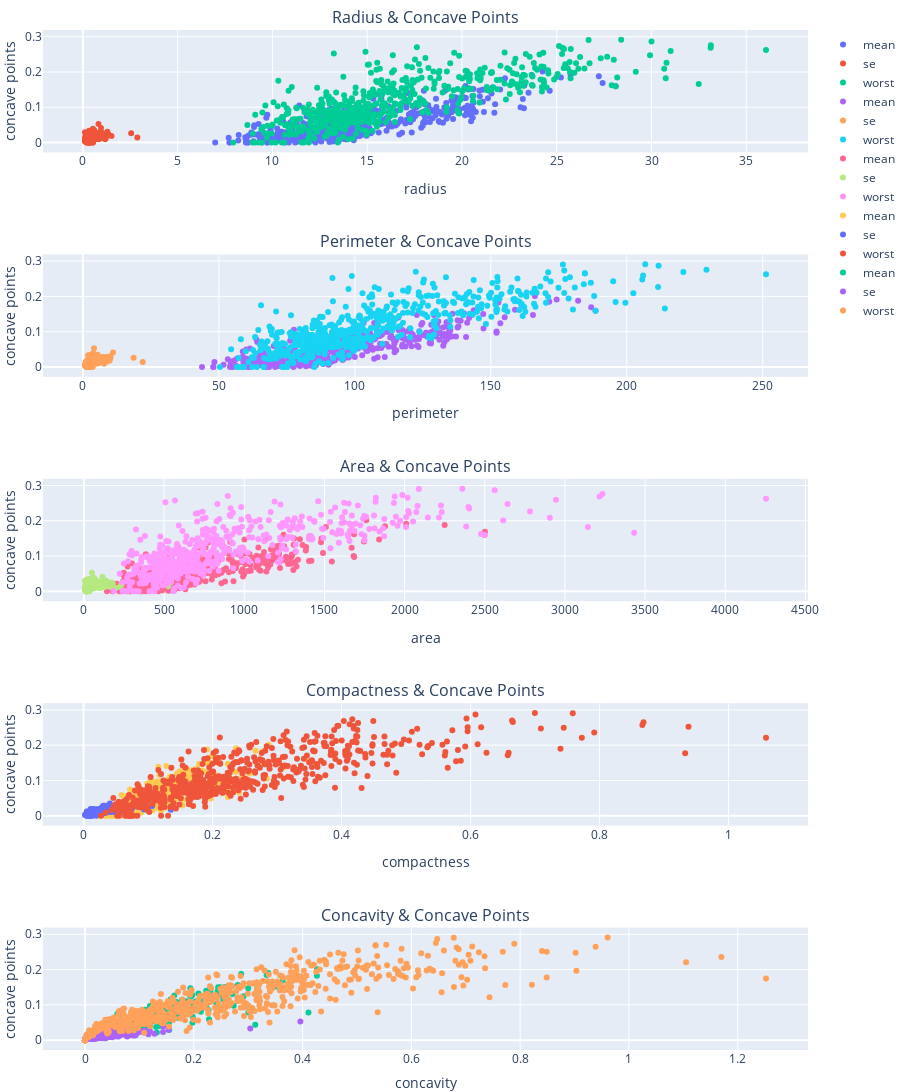

The cell this chart's notebook holds for it:
### Code cell
cols = ["radius", "perimeter", "area", "compactness", "concavity"]

fig = make_subplots(rows=5, cols=1, 
                    subplot_titles=[ "Radius & Concave Points",
                                     "Perimeter & Concave Points",
                                     "Area & Concave Points",
                                     "Compactness & Concave Points",
                                     "Concavity & Concave Points",
                                    ])
    
for i in range(len(cols)):
    
    fig.update_layout(
    width=900,
    height=1600,
    margin=dict(
                l=40,
                r=40,
                t=30,
                b=0,
            )
    )
    
    fig.update_xaxes(title_text=cols[i], row=i+1, col=1)
    fig.update_yaxes(title_text="concave points", row=i+1, col=1)
    
    fig.add_trace(go.Scatter(x=df_data[cols[i]+"_"+fields[0]],
                             y=df_data["concave points"+"_"+fields[0]], 
                             mode="markers", 
                             name="mean",
                             ),
                  row=i+1,
                  col=1,
                 )

    fig.add_trace(go.Scatter(x=df_data[cols[i]+"_"+fields[1]], 
                             y=df_data["concave points"+"_"+fields[1]], 
                             mode="markers", 
                             name="se",
                             ),
                 
                  row=i+1,
                  col=1,
                 )

    fig.add_trace(go.Scatter(x=df_data[cols[i]+"_"+fields[2]], 
                             y=df_data["concave points"+"_"+fields[2]], 
                             mode="markers", 
                             name="worst",
                            ),
                 
                  row=i+1,
                  col=1,
                 )
                             
fig.show()

### Figure 1 — Plotly figure (JSON) as saved in the notebook; plotly's stock layout.template omitted (floating-point values rounded to 4 significant figures; data arrays with more than 128 entries replaced by an {"elided": "..."} marker saying what was removed)
{"data": [{"mode": "markers", "name": "mean", "type": "scatter", "x": {"elided": "569 float values"}, "xaxis": "x", "y": {"elided": "569 float values"}, "yaxis": "y"}, {"mode": "markers", "name": "se", "type": "scatter", "x": {"elided": "569 float values"}, "xaxis": "x", "y": {"elided": "569 float values"}, "yaxis": "y"}, {"mode": "markers", "name": "worst", "type": "scatter", "x": {"elided": "569 float values"}, "xaxis": "x", "y": {"elided": "569 float values"}, "yaxis": "y"}, {"mode": "markers", "name": "mean", "type": "scatter", "x": {"elided": "569 float values"}, "xaxis": "x2", "y": {"elided": "569 float values"}, "yaxis": "y2"}, {"mode": "markers", "name": "se", "type": "scatter", "x": {"elided": "569 float values"}, "xaxis": "x2", "y": {"elided": "569 float values"}, "yaxis": "y2"}, {"mode": "markers", "name": "worst", "type": "scatter", "x": {"elided": "569 float values"}, "xaxis": "x2", "y": {"elided": "569 float values"}, "yaxis": "y2"}, {"mode": "markers", "name": "mean", "type": "scatter", "x": {"elided": "569 float values"}, "xaxis": "x3", "y": {"elided": "569 float values"}, "yaxis": "y3"}, {"mode": "markers", "name": "se", "type": "scatter", "x": {"elided": "569 float values"}, "xaxis": "x3", "y": {"elided": "569 float values"}, "yaxis": "y3"}, {"mode": "markers", "name": "worst", "type": "scatter", "x": {"elided": "569 float values"}, "xaxis": "x3", "y": {"elided": "569 float values"}, "yaxis": "y3"}, {"mode": "markers", "name": "mean", "type": "scatter", "x": {"elided": "569 float values"}, "xaxis": "x4", "y": {"elided": "569 float values"}, "yaxis": "y4"}, {"mode": "markers", "name": "se", "type": "scatter", "x": {"elided": "569 float values"}, "xaxis": "x4", "y": {"elided": "569 float values"}, "yaxis": "y4"}, {"mode": "markers", "name": "worst", "type": "scatter", "x": {"elided": "569 float values"}, "xaxis": "x4", "y": {"elided": "569 float values"}, "yaxis": "y4"}, {"mode": "markers", "name": "mean", "type": "scatter", "x": {"elided": "569 float values"}, "xaxis": "x5", "y": {"elided": "569 float values"}, "yaxis": "y5"}, {"mode": "markers", "name": "se", "type": "scatter", "x": {"elided": "569 float values"}, "xaxis": "x5", "y": {"elided": "569 float values"}, "yaxis": "y5"}, {"mode": "markers", "name": "worst", "type": "scatter", "x": {"elided": "569 float values"}, "xaxis": "x5", "y": {"elided": "569 float values"}, "yaxis": "y5"}], "layout": {"annotations": [{"font": {"size": 16}, "showarrow": false, "text": "Radius & Concave Points", "x": 0.5, "xanchor": "center", "xref": "paper", "y": 1, "yanchor": "bottom", "yref": "paper"}, {"font": {"size": 16}, "showarrow": false, "text": "Perimeter & Concave Points", "x": 0.5, "xanchor": "center", "xref": "paper", "y": 0.78, "yanchor": "bottom", "yref": "paper"}, {"font": {"size": 16}, "showarrow": false, "text": "Area & Concave Points", "x": 0.5, "xanchor": "center", "xref": "paper", "y": 0.56, "yanchor": "bottom", "yref": "paper"}, {"font": {"size": 16}, "showarrow": false, "text": "Compactness & Concave Points", "x": 0.5, "xanchor": "center", "xref": "paper", "y": 0.34, "yanchor": "bottom", "yref": "paper"}, {"font": {"size": 16}, "showarrow": false, "text": "Concavity & Concave Points", "x": 0.5, "xanchor": "center", "xref": "paper", "y": 0.12, "yanchor": "bottom", "yref": "paper"}], "height": 1600, "margin": {"b": 0, "l": 40, "r": 40, "t": 30}, "width": 900, "xaxis": {"anchor": "y", "domain": [0, 1], "title": {"text": "radius"}}, "xaxis2": {"anchor": "y2", "domain": [0, 1], "title": {"text": "perimeter"}}, "xaxis3": {"anchor": "y3", "domain": [0, 1], "title": {"text": "area"}}, "xaxis4": {"anchor": "y4", "domain": [0, 1], "title": {"text": "compactness"}}, "xaxis5": {"anchor": "y5", "domain": [0, 1], "title": {"text": "concavity"}}, "yaxis": {"anchor": "x", "domain": [0.88, 1], "title": {"text": "concave points"}}, "yaxis2": {"anchor": "x2", "domain": [0.66, 0.78], "title": {"text": "concave points"}}, "yaxis3": {"anchor": "x3", "domain": [0.44, 0.56], "title": {"text": "concave points"}}, "yaxis4": {"anchor": "x4", "domain": [0.22, 0.34], "title": {"text": "concave points"}}, "yaxis5": {"anchor": "x5", "domain": [0, 0.12], "title": {"text": "concave points"}}}}
